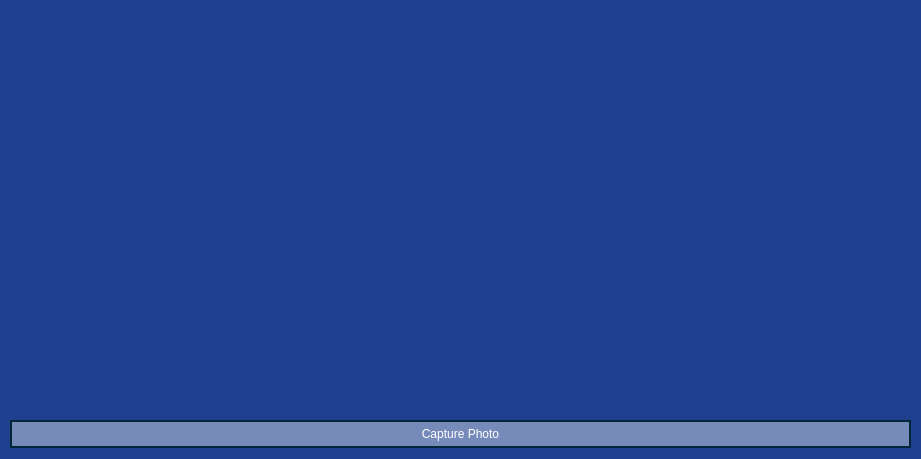
<?xml version="1.0" encoding="UTF-8"?>
<ui version="4.0">
 <class>camera</class>
 <widget class="QWidget" name="camera">
  <property name="geometry">
   <rect>
    <x>0</x>
    <y>0</y>
    <width>921</width>
    <height>459</height>
   </rect>
  </property>
  <property name="windowTitle">
   <string>Tayarni - Camera</string>
  </property>
  <property name="styleSheet">
   <string notr="true">QWidget#camera{background-color:#1F408E;}</string>
  </property>
  <widget class="QStackedWidget" name="stackedWidget">
   <property name="geometry">
    <rect>
     <x>10</x>
     <y>10</y>
     <width>901</width>
     <height>401</height>
    </rect>
   </property>
   <property name="sizePolicy">
    <sizepolicy hsizetype="Preferred" vsizetype="Preferred">
     <horstretch>1</horstretch>
     <verstretch>0</verstretch>
    </sizepolicy>
   </property>
   <property name="palette">
    <palette>
     <active>
      <colorrole role="Base">
       <brush brushstyle="SolidPattern">
        <color alpha="255">
         <red>255</red>
         <green>255</green>
         <blue>255</blue>
        </color>
       </brush>
      </colorrole>
      <colorrole role="Window">
       <brush brushstyle="SolidPattern">
        <color alpha="255">
         <red>145</red>
         <green>145</green>
         <blue>145</blue>
        </color>
       </brush>
      </colorrole>
     </active>
     <inactive>
      <colorrole role="Base">
       <brush brushstyle="SolidPattern">
        <color alpha="255">
         <red>255</red>
         <green>255</green>
         <blue>255</blue>
        </color>
       </brush>
      </colorrole>
      <colorrole role="Window">
       <brush brushstyle="SolidPattern">
        <color alpha="255">
         <red>145</red>
         <green>145</green>
         <blue>145</blue>
        </color>
       </brush>
      </colorrole>
     </inactive>
     <disabled>
      <colorrole role="Base">
       <brush brushstyle="SolidPattern">
        <color alpha="255">
         <red>145</red>
         <green>145</green>
         <blue>145</blue>
        </color>
       </brush>
      </colorrole>
      <colorrole role="Window">
       <brush brushstyle="SolidPattern">
        <color alpha="255">
         <red>145</red>
         <green>145</green>
         <blue>145</blue>
        </color>
       </brush>
      </colorrole>
     </disabled>
    </palette>
   </property>
   <property name="currentIndex">
    <number>0</number>
   </property>
   <widget class="QWidget" name="viewfinderPage">
    <layout class="QGridLayout" name="gridLayout_5">
     <item row="0" column="0">
      <widget class="QCameraViewfinder" name="viewfinder" native="true"/>
     </item>
    </layout>
   </widget>
   <widget class="QWidget" name="previewPage">
    <layout class="QGridLayout" name="gridLayout_4">
     <item row="0" column="0">
      <widget class="QLabel" name="lastImagePreviewLabel">
       <property name="sizePolicy">
        <sizepolicy hsizetype="Preferred" vsizetype="MinimumExpanding">
         <horstretch>0</horstretch>
         <verstretch>0</verstretch>
        </sizepolicy>
       </property>
       <property name="frameShape">
        <enum>QFrame::Box</enum>
       </property>
       <property name="text">
        <string/>
       </property>
      </widget>
     </item>
    </layout>
   </widget>
  </widget>
  <widget class="MyButton" name="takeImageButton">
   <property name="enabled">
    <bool>false</bool>
   </property>
   <property name="geometry">
    <rect>
     <x>10</x>
     <y>420</y>
     <width>901</width>
     <height>28</height>
    </rect>
   </property>
   <property name="styleSheet">
    <string notr="true">QPushButton {
color: white;
border-radius: 15px;
border: 2px solid rgb(1, 38, 56);
background-color: rgba(255, 255, 255,100);
}
QPushButton:hover {
background-color: qlineargradient(spread:pad, x1:0, y1:0, x2:0, y2:1, stop:0 rgb(167, 218, 239), stop:1 rgb(47, 109, 139));
}</string>
   </property>
   <property name="text">
    <string>Capture Photo</string>
   </property>
  </widget>
 </widget>
 <customwidgets>
  <customwidget>
   <class>MyButton</class>
   <extends>QPushButton</extends>
   <header location="global">mybutton.h</header>
  </customwidget>
  <customwidget>
   <class>QCameraViewfinder</class>
   <extends>QWidget</extends>
   <header>qcameraviewfinder.h</header>
   <container>1</container>
  </customwidget>
 </customwidgets>
 <resources/>
 <connections/>
</ui>
